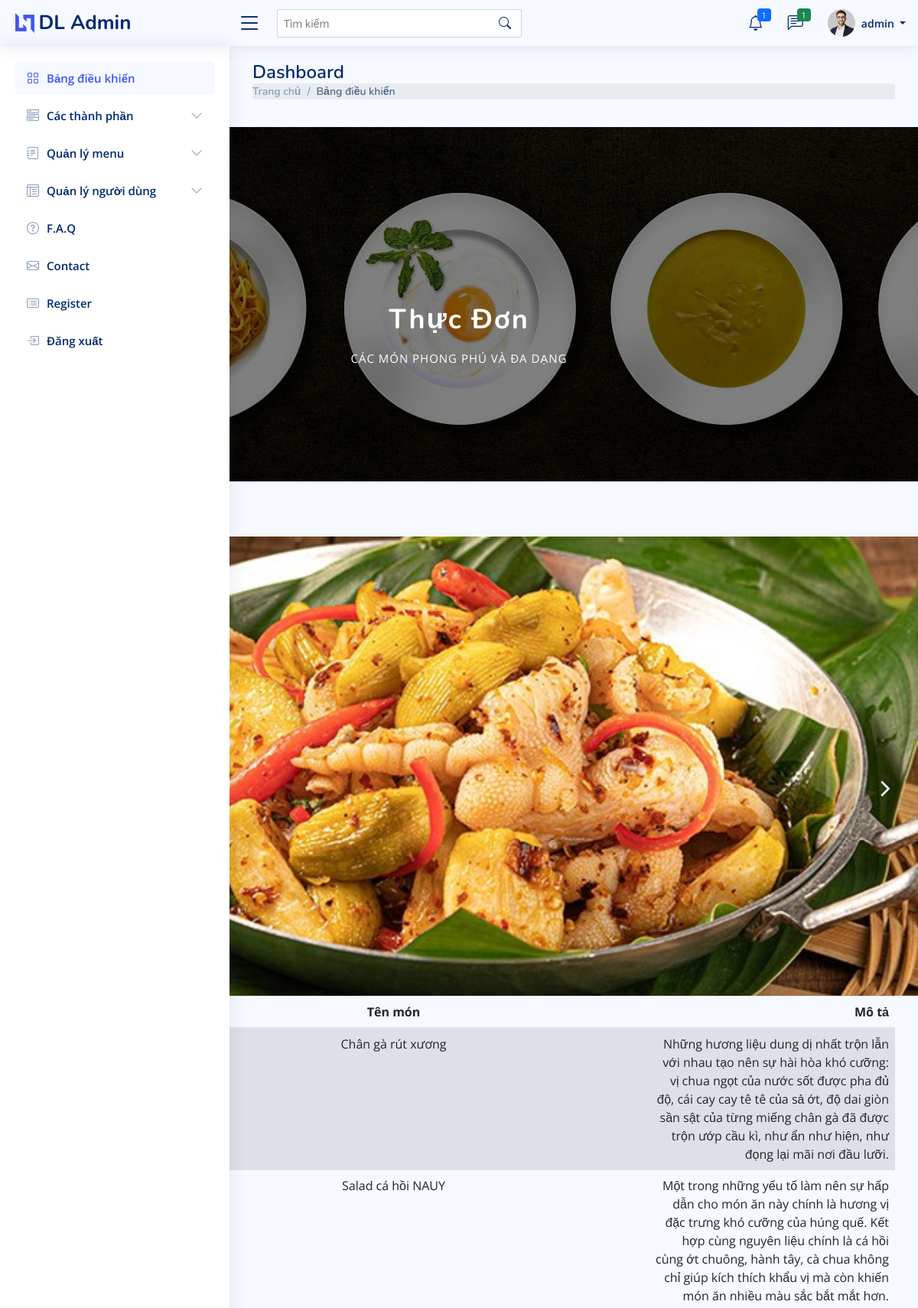
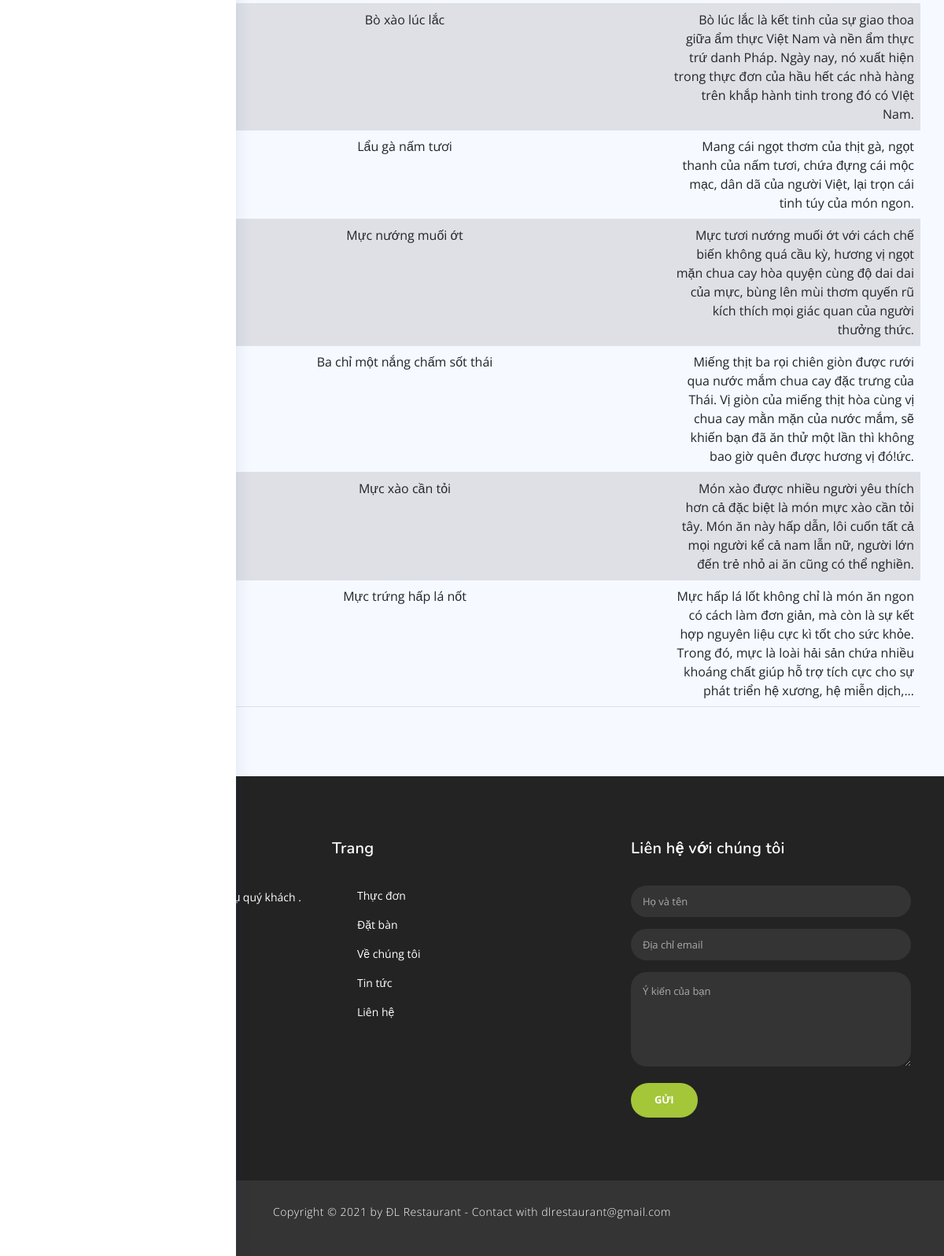
Page /menu.php (signed in) on the committed database (2 pictures, top to bottom).
### tables this page shows
CREATE TABLE IF NOT EXISTS `menu`
(
    `STT`         int(3)      NOT NULL AUTO_INCREMENT,
    `Name`        varchar(255) NOT NULL,
    `Description` text    NOT NULL,
    `Value`       int(2)      NOT NULL,
    
    PRIMARY KEY (`STT`)
);

### menu.php (the view, shortened to what this page needs)
<!DOCTYPE html>
<html lang="en">
<head>
    <link href="vendor/bootstrap/css/bootstrap.min.css" rel="stylesheet">
    <link rel="stylesheet" href="css/fontawesome.css">
    <link rel="stylesheet" href="css/style.css">
    <link rel="stylesheet" href="css/owl.css">
</head>
<body>
<?php
$connection = mysqli_connect("localhost", "root", "", "nhahang") or die ("Không thể kết nối đến dữ liệu");
mysqli_select_db($connection, "nhahang");
$sql = "select * from menu where value ='1'";
$result = mysqli_query($connection, $sql);
?>
<div class="page-heading header-text">
    <div class="container">
        <div class="row">
            <div class="col-md-12">
                <h1>Thực đơn</h1>
                <span>Các món phong phú và đa dạng</span>
            </div>
        </div>
    </div>
</div>
<br><br><br>
<div class="main-banner header-text " id="top">
    <div class="Modern-Slider ">
        <div class="item item-4">
            <div class="img-fill-1">
            </div>
        </div>
    </div>
</div>
<div class="container">
    <div class="row" align="center">
        <table class="table table-hover table-striped table-order">
            <thead>
            <tr align="center" valign="middle">
                <th>
                    <div align="center" class="menu_th">STT</div>
                </th>
                <th>
                    <div align="center" class="menu_th">Tên món</div>
                </th>
                <th>
                    <div align="right" class="menu_th">Mô tả</div>
                </th>
            </tr>
            </thead>
            <tbody>
            <?php
            $dem = 0;
            while ($data = mysqli_fetch_assoc($result)) {
                ?>
                <tr>
                    <?php $dem++; ?>
                    <td width="80" height="25">
                        <div align="center"><?php echo $dem; ?></div>
                    </td>
                    <td width="350">
                        <div align="center"><?php echo $data["Name"]; ?></div>
                    </td>
                    <td width="170">
                        <div align="right"><?php echo $data["Description"]; ?></div>
                    </td>
                </tr>
                <?php
            }
            ?>
            </tbody>
        </table>
    </div>
    <br><br><br>
</div>
</body>
</html>

### css/style.css (style rules this page uses)
body { font-family: 'Poppins', sans-serif; overflow-x: hidden; text-rendering: optimizeLegibility; -webkit-font-smoothing: antialiased; -moz-osx-font-smoothing: grayscale; }
p { margin-bottom: 0px; font-size: 14px; color: #666666; line-height: 30px; }
a { text-decoration: none !important; }
ul { padding: 0; margin: 0; list-style: none; }
h1, h2, h3, h4, h5, h6 { margin: 0px; }
header { position: absolute; z-index: 99999; width: 100%; background-color: transparent !important; height: 80px; -webkit-transition: all 0.3s ease-in-out 0s; -moz-transition: all 0.3s ease-in-out 0s; -o-transition: all 0.3s ease-in-out 0s; transition: all 0.3s ease-in-out 0s; }
*, *:before, *:after { -webkit-box-sizing: border-box; box-sizing: border-box; -webkit-font-smoothing: antialiased; -moz-osx-font-smoothing: grayscale; }
.blocks-box, .slick-slider { margin: 0; padding: 0 !important; }
.slick-slide { float: left; padding: 0; }
.Modern-Slider .item .img-fill-1 { background-size: cover; background-position: center center; background-repeat: no-repeat; height: 75vh; }
.Modern-Slider .item-4 .img-fill-1 { background-image: url(../image/menu1.jpg); }
.Modern-Slider .item.slick-active { animation: Slick-FastSwipeIn 1s both; }
.Modern-Slider { background: #000; }
input { border: #1a1a1a 1px solid; }
.slick-slider { position: relative; display: block; -webkit-user-select: none; -moz-user-select: none; -ms-user-select: none; user-select: none; -webkit-touch-callout: none; -khtml-user-select: none; -ms-touch-action: pan-y; touch-action: pan-y; -webkit-tap-highlight-color: transparent }
.slick-slide { display: none; float: left ; height: 100%; min-height: 1px }
.slick-initialized .slick-slide { display: block }
footer { background-color: #232323; padding: 80px 0px; color: #fff; }
footer h4 { color: #fff; font-size: 20px; font-weight: 600; letter-spacing: 0.25px; margin-bottom: 35px; }
footer p { color: #fff; }
footer ul.social-icons { margin-top: 25px; }
footer ul.social-icons li { display: inline-block; margin-right: 5px; }
footer ul.social-icons li:last-child { margin-right: 0px; }
footer ul.social-icons li a { width: 34px; height: 34px; display: inline-block; line-height: 34px; text-align: center; background-color: #fff; color: #232323; border-radius: 50%; transition: all 0.3s; }
footer ul.menu-list li { margin-bottom: 13px; }
footer ul.menu-list li:last-child { margin-bottom: 0px; }
footer ul.menu-list li a { font-size: 14px; color: #fff; transition: all 0.3s; }
footer .contact-form input { border-radius: 20px; height: 40px; line-height: 40px; display: inline-block; padding: 0px 15px; color: #aaa !important; background-color: #343434; font-size: 13px; text-transform: none; box-shadow: none; border: none; margin-bottom: 15px; }
footer .contact-form textarea { border-radius: 20px; height: 120px; max-height: 200px; min-height: 120px; display: inline-block; padding: 15px; color: #aaa !important; background-color: #343434; font-size: 13px; text-transform: none; box-shadow: none; border: none; margin-bottom: 15px; }
footer .contact-form ::placeholder { color: #aaa; }
footer .contact-form button.filled-button { background-color: transparent; color: #fff; background-color: #a4c639; border: none; font-size: 13px; text-transform: uppercase; font-weight: 700; padding: 12px 30px; border-radius: 30px; display: inline-block; transition: all 0.3s; outline: none; box-shadow: none; text-shadow: none; cursor: pointer; }
.sub-footer { background-color: #343434; text-align: center; padding: 25px 0px; }
.sub-footer p { color: #fff; font-weight: 300; letter-spacing: 0.5px; }
.page-heading { text-align: center; background-image: url(../image/banner-image-1-1920x500.jpg); background-position: center center; background-repeat: no-repeat; background-size: cover; padding: 230px 0px 150px 0px; color: #fff; position: relative; }
.page-heading .container { position: relative; z-index: 2; }
.page-heading:before { content: ''; position: absolute; top: 0; left: 0; right: 0; bottom: 0; background-color: rgba(0, 0, 0, 0.5); z-index: 1; }
.page-heading h1 { text-transform: capitalize; font-size: 36px; font-weight: 700; letter-spacing: 2px; margin-bottom: 18px; }
.page-heading span { font-size: 15px; text-transform: uppercase; letter-spacing: 1px; color: #fff; display: block; }

### rows in the picture
menu: Name "Chân gà rút xương", Description "Những hương liệu dung dị nhất trộn lẫn với nhau tạo nên sự hài hòa khó cưỡng: vị chua ngọt của nước sốt được pha đủ độ, cái cay cay tê tê của sả ớt, độ dai giòn sần sật của từng miếng chân gà đã được trộn ướp cầu kì, như ẩn như hiện, như đọng lại mãi nơi đầu lưỡi."
menu: Name "Salad cá hồi NAUY", Description "Một trong những yếu tố làm nên sự hấp dẫn cho món ăn này chính là hương vị đặc trưng khó cưỡng của húng quế. Kết hợp cùng nguyên liệu chính là cá hồi cùng ớt chuông, hành tây, cà chua không chỉ giúp kích thích khẩu vị mà còn khiến món ăn nhiều màu sắc bắt mắt hơn."
menu: Name "Bò xào lúc lắc", Description "Bò lúc lắc là kết tinh của sự giao thoa giữa ẩm thực Việt Nam và nền ẩm thực trứ danh Pháp. Ngày nay, nó xuất hiện trong thực đơn của hầu hết các nhà hàng trên khắp hành tinh trong đó có VIệt Nam."
menu: Name "Lẩu gà nấm tươi", Description "Mang cái ngọt thơm của thịt gà, ngọt thanh của nấm tươi, chứa đựng cái mộc mạc, dân dã của người Việt, lại trọn cái tinh túy của món ngon."
menu: Name "Mực nướng muối ớt", Description "Mực tươi nướng muối ớt với cách chế biến không quá cầu kỳ, hương vị ngọt mặn chua cay hòa quyện cùng độ dai dai của mực, bùng lên mùi thơm quyến rũ kích thích mọi giác quan của người thưởng thức."
menu: Name "Ba chỉ một nắng chấm sốt thái", Description "Miếng thịt ba rọi chiên giòn được rưới qua nước mắm chua cay đặc trưng của Thái. Vị giòn của miếng thịt hòa cùng vị chua cay mằn mặn của nước mắm, sẽ khiến bạn đã ăn thử một lần thì không bao giờ quên được hương vị đó!ức."
menu: Name "Mực xào cần tỏi", Description "Món xào được nhiều người yêu thích hơn cả đặc biệt là món mực xào cần tỏi tây. Món ăn này hấp dẫn, lôi cuốn tất cả mọi người kể cả nam lẫn nữ, người lớn đến trẻ nhỏ ai ăn cũng có thể nghiền."
menu: Name "Mực trứng hấp lá nốt", Description "Mực hấp lá lốt không chỉ là món ăn ngon có cách làm đơn giản, mà còn là sự kết hợp nguyên liệu cực kì tốt cho sức khỏe. Trong đó, mực là loài hải sản chứa nhiều khoáng chất giúp hỗ trợ tích cực cho sự phát triển hệ xương, hệ miễn dịch,..."
